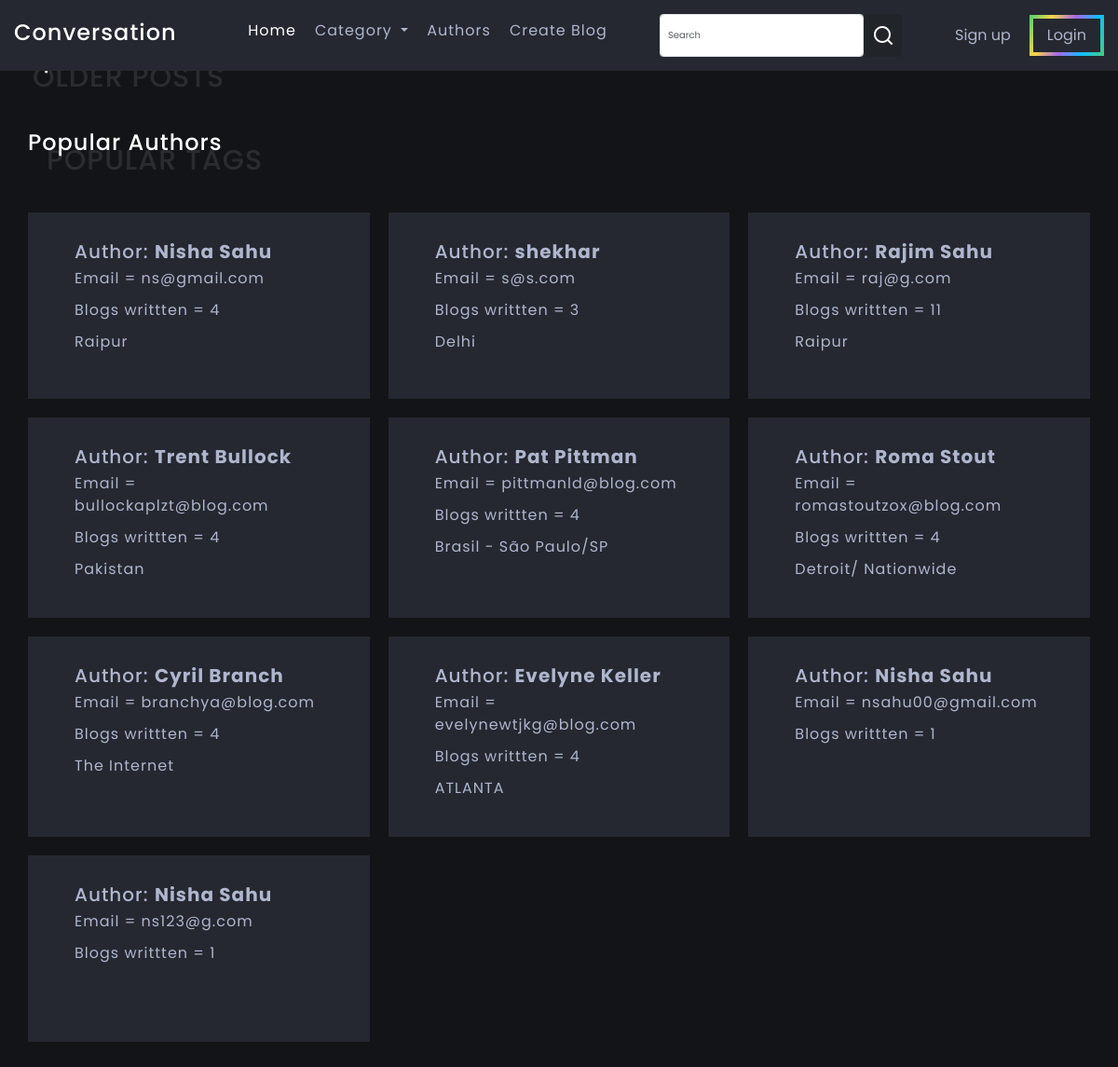
Screenshot of /author.php with the database file from the repository.
### tables this page shows
CREATE TABLE `signup` (
  `signup_id` int(11) NOT NULL,
  `user_name` varchar(255) NOT NULL,
  `user_email` varchar(255) NOT NULL,
  `date` datetime(6) NOT NULL,
  `location` varchar(50) NOT NULL,
  `password` varchar(10) NOT NULL
);

### author.php (the view, shortened to what this page needs)
<html lang="en">
<head>
    <link href="https://cdn.jsdelivr.net/npm/remixicon@2.5.0/fonts/remixicon.css" rel="stylesheet">
    <link href="https://cdn.jsdelivr.net/npm/bootstrap@5.3.0/dist/css/bootstrap.min.css" rel="stylesheet"
>
    <link rel="stylesheet" href="./assets/css/swiper-bundle.min.css" />
    <link rel="stylesheet" href="./assets/css/main.css">
</head>
<body>
    <?php include '_dbconnect.php'; ?>
    <?php include 'header.php'; ?>
    <section class="older-posts section">
        <div class="container">
            <h2 class="title section-title" data-name="Older posts">Popular Authors</h2>
            <div class="container">
                <h2 class="title section-title" id="category" data-name="Popular tags">Popular Authors</h2>
                <div class="popular-tags-container content d-grid">
                    <?php
                    $sql1 = "SELECT * FROM signup";
                    $result = mysqli_query($conn, $sql1);
                    while ($row = mysqli_fetch_assoc($result)) {
                        $user_id = $row['signup_id'];
                        $user_name = $row['user_name'];
                        $user_email = $row['user_email'];
                        $location = $row['location'];
                        $result1 = mysqli_query($conn, "SELECT COUNT(*) AS `count` FROM `blog_details` WHERE b_user_id =$user_id;");
                        $row = mysqli_fetch_assoc($result1);
                        $count = $row['count'];
                        if ($count > 0) {
                            echo '
                        <a href="author-post.php?authorid= '.$user_id.'" class="article travel " id="travel">
                             <h2>Author: <span> <strong>' . $user_name . '</strong></span> </h2>
                             <p>Email = ' . $user_email . '</p>
                             <p>Blogs writtten = ' . $count . '</p>
                             <p> ' . $location . '</p>
                        </a>';
                        }
                    }
                    ?>
                </div>
            </div>
        </div>
    </section>
</body>
</html>

### assets/css/main.css (style rules this page uses)
:root { --light-color: #fff; --light-color-alt: #afb6cd; --primary-background-color: #131417; --secondary-background-color: #252830; --hover-light-color: var(--light-color); --hover-dark-color: var(--primary-background-color); --gradient-color: linear-gradient(115deg, #4fcf70, #fad648, #a767e5, #12bcfe, #44ce7b); --transparent-light-color: rgba(255, 255, 255, .05); --transparent-dark-color: rgba(0, 0, 0, .75); --font-family: 'Poppins', sans-serif; --font-size-xsm: 1.2rem; --font-size-sm: 1.6rem; --font-size-md: 2.4rem; --font-size-lg: 3rem; --font-size-xl: 4rem; --gap: 2rem; --margin-sm: 2rem; --margin-md: 3rem; --item-min-height-sm: 20rem; --item-min-height-md: 30rem; }
* { margin: 0; padding: 0; box-sizing: border-box; }
html { font-size: 62.5%; }
body { font-family: var(--font-family); font-size: var(--font-size-sm); color: var(--light-color-alt); background-color: var(--primary-background-color); letter-spacing: 1px; transition: background-color .25s, color .25s; }
a { color: inherit; text-decoration: none; }
.container { max-width: 160rem; margin: 0 auto; padding: 0 1.5rem; }
.section:not(.featured-articles) { padding-block: 5rem; }
.d-grid { display: grid; }
.article { position: relative; min-height: var(--item-min-height-md); }
.title { color: var(--light-color); }
.section-title { position: relative; font-size: var(--font-size-md); margin-bottom: 6rem; }
.section-title::after { content: attr(data-name); font-size: var(--font-size-lg); text-transform: uppercase; opacity: .1; position: absolute; top: 1.5rem; left: 2rem; }
.older-posts-article-image-wrapper, .older-posts .article { min-height: var(--item-min-height-sm); }
.older-posts .article { background-color: var(--secondary-background-color); }
.popular-tags-container { gap: var(--gap); }
.popular-tags-container .article { min-height: var(--item-min-height-sm); }
.popular-tags-container .article { overflow: hidden; }
@media screen and (min-width: 700px) { .popular-tags-container, .footer-container { grid-template-columns: repeat(2, 1fr); } }
@media screen and (min-width: 768px) { .older-posts .article { grid-template-columns: 25rem 1fr; } }
@media screen and (min-width: 1024px) { .popular-tags-container { grid-template-columns: repeat(3, 1fr); } }
.popular-tags-container .travel { padding: 3rem 5rem; }

### rows the page displays
signup: user_name "Nisha Sahu", user_email "ns@gmail.com", count "4", location "Raipur"
signup: user_name "shekhar", user_email "s@s.com", count "3", location "Delhi"
signup: user_name "Rajim Sahu", user_email "raj@g.com", count "11", location "Raipur"
signup: user_name "Trent Bullock", user_email "bullockaplzt@blog.com", count "4", location "Pakistan"
signup: user_name "Pat Pittman", user_email "pittmanld@blog.com", count "4", location "Brasil - São Paulo/SP"
signup: user_name "Roma Stout", user_email "romastoutzox@blog.com", count "4", location "Detroit/ Nationwide"
signup: user_name "Cyril Branch", user_email "branchya@blog.com", count "4", location "The Internet"
signup: user_name "Evelyne Keller", user_email "evelynewtjkg@blog.com", count "4", location "ATLANTA"
signup: user_name "Nisha Sahu", user_email "nsahu00@gmail.com", count "1"
signup: user_name "Nisha Sahu", user_email "ns123@g.com", count "1"
